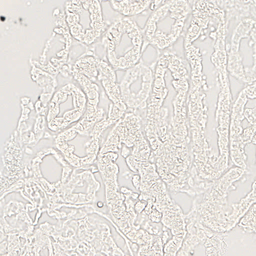
#> input picture experiments_data/knn_training/input/ID12[x=4480,y=34944,w=1024,h=1024].tif, 256 x 256 px, shrunk from 1024 x 1024 before the run; its folder holds only this picture in this run
$ jupyter execute --allow-errors KNN_MULTI.ipynb   (older library calls are emulated)
#> lines starting #> are read from the running program, lines starting #| are printed output that depends on the picture
#> in train_multiclass_knn, image is the input picture: shape (256, 256, 3); mean B, G, R 220.1, 224.8, 228.9
[cell 1]
import os
import cv2
import numpy as np
import matplotlib.pyplot as plt
from sklearn.neighbors import KNeighborsClassifier
from tqdm import tqdm
from sklearn.metrics import confusion_matrix
from scipy.optimize import linear_sum_assignment
from sklearn.decomposition import PCA
from scipy.ndimage import distance_transform_edt
from skimage.feature import graycomatrix, graycoprops, local_binary_pattern

# [158 lines left out: functions compute_energy, genericSegEvaluation, iou_dice, get_stats, convert_segmented_to_labels, calculate_multiclass_metrics_per_class, not called in this run]

def apply_gabor_filter(gray_image):
    """
    Apply multiple Gabor filters to a grayscale image for texture analysis.

    Args:
        gray_image (np.array): Grayscale image, shape (height, width).

    Returns:
        filtered_images (np.array): Array of filtered images, shape (num_filters, height, width).
    """
    kernels = []
    sigmas = [2.0, 4.0, 8.0]
    lambdas = [5.0, 10.0, 15.0]
    angles = np.arange(0, np.pi, np.pi / 8)

    for sigma in sigmas:
        for lambd in lambdas:
            for theta in angles:
                kernel = cv2.getGaborKernel((21, 21), sigma, theta, lambd, 0.5, 0, ktype=cv2.CV_32F)
                filtered = cv2.filter2D(gray_image, cv2.CV_8UC3, kernel)
                kernels.append(filtered)

    return np.array(kernels)

def extract_lbp_features(gray_image):
    """
    Extract Local Binary Pattern (LBP) histogram from a grayscale image.

    Args:
        gray_image (np.array): Grayscale image, shape (height, width).

    Returns:
        lbp_hist (np.array): LBP histogram, shape (10,).
    """
    P = 20
    R = 2
    lbp = local_binary_pattern(gray_image, P=P, R=R, method="uniform")
    lbp_hist, _ = np.histogram(lbp.ravel(), bins=np.arange(0, 11), density=True)
    return lbp_hist

def extract_glcm_features(gray_image):
    """
    Extract GLCM-based texture features from a grayscale image.

    Args:
        gray_image (np.array): Grayscale image, shape (height, width).

    Returns:
        contrast (float): Mean contrast across GLCMs.
        homogeneity (float): Mean homogeneity across GLCMs.
        energy (float): Mean energy across GLCMs.
        correlation (float): Mean correlation across GLCMs.
    """
    distances = [1, 3, 5]
    angles = [0, np.pi/4, np.pi/2, 3*np.pi/4]
    glcm = graycomatrix(gray_image, distances=distances, angles=angles, levels=256, symmetric=True, normed=True)

    contrast = np.mean(graycoprops(glcm, 'contrast'))
    homogeneity = np.mean(graycoprops(glcm, 'homogeneity'))
    energy = np.mean(graycoprops(glcm, 'energy'))
    correlation = np.mean(graycoprops(glcm, 'correlation'))

    return contrast, homogeneity, energy, correlation

def extract_features(image):
    """
    Extract a set of features from an RGB image for classification.

    Args:
        image (np.array): Input RGB image, shape (height, width, 3).

    Returns:
        features (np.array): Feature matrix, shape (height * width, 13).
    """
    height, width, channels = image.shape
#> height = 256; width = 256; channels = 3
    features = np.zeros((height, width, 13))

    # Normalize RGB channels
    image_norm = image.astype(np.float32) / 255.0
    features[:, :, :3] = image_norm

    # Compute local mean
    mean_local = cv2.blur(image_norm, (11, 11))
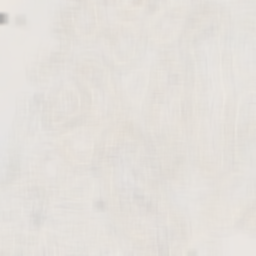
#> mean_local: shape (256, 256, 3) float32; mean B, G, R 0.863, 0.882, 0.898
    features[:, :, 3] = cv2.cvtColor(mean_local, cv2.COLOR_BGR2GRAY)

    # Detect edges
    gray_image = cv2.cvtColor(image, cv2.COLOR_BGR2GRAY)
    edges = cv2.Canny(gray_image, 100, 200)
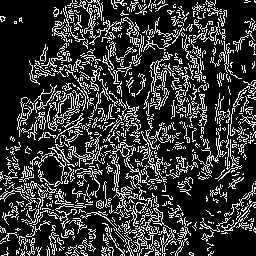
#> edges: shape (256, 256); 21% white in thin lines or dots
    features[:, :, 4] = edges / 255.0

    # Compute distance transform from edges
    dist_transform = distance_transform_edt(1 - (edges / 255.0))
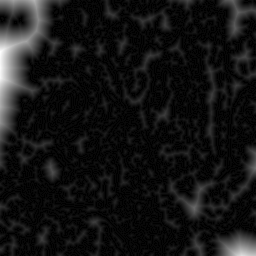
#> dist_transform: shape (256, 256) float64; min 0, max 30.08, mean 2.4; drawn with min black and max white
    features[:, :, 5] = dist_transform / np.max(dist_transform) if np.max(dist_transform) > 0 else dist_transform

    # Extract GLCM features
    contrast, homogeneity, energy, correlation = extract_glcm_features(gray_image)
#> in extract_glcm_features, `contrast = np.mean(graycoprops(glcm, 'contrast'))`: contrast = 424.4
#> in extract_glcm_features, `homogeneity = np.mean(graycoprops(glcm, 'homogeneity'))`: homogeneity = 0.121
#> in extract_glcm_features, `energy = np.mean(graycoprops(glcm, 'energy'))`: energy = 0.0357
#> in extract_glcm_features, `correlation = np.mean(graycoprops(glcm, 'correlation'))`: correlation = 0.107
#> contrast = 424.4; homogeneity = 0.121; energy = 0.0357; correlation = 0.107
    features[:, :, 6] = contrast
    features[:, :, 7] = homogeneity
    features[:, :, 8] = energy
    features[:, :, 9] = correlation

    # Extract LBP histogram
    lbp_hist = extract_lbp_features(gray_image)
#> in extract_lbp_features, `lbp = local_binary_pattern(gray_image, P=P, R=R, method="uniform")`:
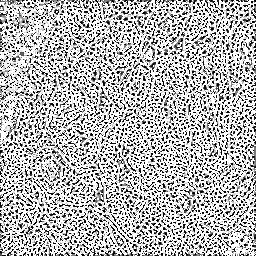
#> lbp: shape (256, 256) float64; min 0, max 21, mean 14.8; drawn with min black and max white
#> in extract_lbp_features, `lbp_hist, _ = np.histogram(lbp.ravel(), bins=np.arange(0, 11), density..`: lbp_hist = [0.398, 0.17, 0.117, 0.0705, 0.047, 0.0309, 0.0297, 0.0299, 0.0302, 0.0771]
    features[:, :, 10] = lbp_hist[0]
    features[:, :, 11] = lbp_hist[1]

    # Apply Gabor filter (use first filter)
    gabor_features = apply_gabor_filter(gray_image)
#> after the loop in apply_gabor_filter, `for sigma in sigmas:`: kernels = 72 items
    features[:, :, 12] = gabor_features[0]

    return features.reshape((-1, 13))

[cell 2]
# Directory paths for KNN data
input_path = "../../experiments_data/knn_training/input"
target_path = "../../experiments_data/knn_training/target"

def train_multiclass_knn():
    """
    Train a multiclass KNN classifier for image segmentation.
    Extracts features and dynamically creates a color palette from ground truth masks.

    Args:
        None.

    Returns:
        knn (KNeighborsClassifier): Trained KNN model.
        color_palette (dict): Mapping of class indices to RGB colors (BGR tuples).
    """
    # Initialize lists for training data and color palette
    train_features = []
    train_labels = []
    color_palette = []

    # Process training images
    for filename in os.listdir(input_path):
        if filename.endswith(".tif"):
            # Construct file paths
            img_path = os.path.join(input_path, filename)
            label_path = os.path.join(target_path, filename.replace(".tif", ".png"))

            # Load image and ground truth mask
            image = cv2.imread(img_path)
            label = cv2.imread(label_path)

            if image is None or label is None:
                print(f"Error loading {filename}")
                continue

            # Extract features
            features = extract_features(image)

            # Convert RGB mask to class indices
            height, width, _ = label.shape
#> height = 256; width = 256
            label_flat = label.reshape(-1, 3)
            unique_colors, unique_labels = np.unique(label_flat, axis=0, return_inverse=True)
            unique_colors = [tuple(color) for color in unique_colors]
#> unique_colors = 18431 items, first 6: (23, 24, 26), (31, 31, 29), (32, 31, 33), (40, 38, 35), (41, 39, 42), (55, 56, 64)

            # Update color palette with new colors
            for color in unique_colors:
                if color not in color_palette:
                    color_palette.append(color)
#> this loop made 18431 passes
#> after the loop, color_palette has the same summary as unique_colors

            train_features.append(features)
            train_labels.append(unique_labels)

    # Convert lists to numpy arrays
    train_features = np.vstack(train_features)
    train_labels = np.concatenate(train_labels)

    # Train KNN classifier
    knn = KNeighborsClassifier(n_neighbors=20, weights='distance')
    knn.fit(train_features, train_labels)

    # Create color palette dictionary
    color_palette = {i: color for i, color in enumerate(color_palette)}
#> color_palette = 18431 items

    print("Multiclass KNN training completed!")
    return knn, color_palette

knn, color_palette = train_multiclass_knn()
#> color_palette = 18431 items
color_palette

[cell 3]
# Directory paths for test data
test_input_path = "../../experiments_data/test_input"
test_target_path = "../../experiments_data/test_target"
output_path = "test_results_knn_multi"

# Create output directory if it doesn't exist
if not os.path.exists(output_path):
    os.makedirs(output_path)

def test_multiclass_knn():
    """
    Test a multiclass KNN classifier on images and generate segmented images and comparisons.
    Saves segmented images and visualizations of original, segmented, and target images.

    Args:
        None

    Returns:
        None
    """
    # Process test images
    for filename in os.listdir(test_input_path):
        if filename.endswith(".tif"):
            # Construct file paths
            test_image_path = os.path.join(test_input_path, filename)
            test_labels_path = os.path.join(test_target_path, filename.replace(".tif", ".png"))
            output_image_path = os.path.join(output_path, f"resultado_knn_{filename.replace('.tif', '.png')}")
            comparison_path = os.path.join(output_path, f"comparacao_{filename.replace('.tif', '.png')}")

            # Load test image and ground truth mask
            test_image = cv2.imread(test_image_path)
            test_labels_rgb = cv2.imread(test_labels_path)

            if test_image is None or test_labels_rgb is None:
                print(f"Error loading {filename} or its corresponding mask!")
                continue

            # Extract features and predict labels
            test_features = extract_features(test_image)
            predicted_labels = knn.predict(test_features)
            predicted_labels = predicted_labels.reshape(test_image.shape[:2])

            # Create segmented image using color palette
            segmented_image = np.zeros((*predicted_labels.shape, 3), dtype=np.uint8)
            for label_idx, color in color_palette.items():
                segmented_image[predicted_labels == label_idx] = color

            # Save segmented image
            cv2.imwrite(output_image_path, segmented_image)
            print(f"Result saved at: {output_image_path}")

            # Generate and save comparison visualization
            plt.figure(figsize=(18, 6))
            plt.subplot(1, 3, 1)
            plt.imshow(cv2.cvtColor(test_image, cv2.COLOR_BGR2RGB))
            plt.title("Original Image")
            plt.axis("off")

            plt.subplot(1, 3, 2)
            plt.imshow(cv2.cvtColor(segmented_image, cv2.COLOR_BGR2RGB))
            plt.title("Segmentation (KNN)")
            plt.axis("off")

            plt.subplot(1, 3, 3)
            plt.imshow(cv2.cvtColor(test_labels_rgb, cv2.COLOR_BGR2RGB))
            plt.title("Target Image")
            plt.axis("off")

            plt.savefig(comparison_path)
            plt.close()  # Close figure to prevent display
            print(f"Comparison saved at: {comparison_path}")

    print("Testing completed!")

#> (the rest of this cell did not finish here and is left out)

[cell 4]
# Directory paths
test_target_path = "../../experiments_data/test_target"
output_path = "test_results_knn_multi"
metrics_file = os.path.join(output_path, "metrics.txt")

def evaluate_multiclass_knn_segmentation():
    """
    Evaluate multiclass KNN segmentation results and compute metrics.
    Saves IoU, Dice, Precision, Recall, Accuracy, and error metrics to a file.

    Args:
        None

    Returns:
        None
    """
    # Initialize lists to store metrics for each class
    num_classes = len(color_palette)
#> num_classes = 18431
    iou_all_images = [[] for _ in range(num_classes)]
    dice_all_images = [[] for _ in range(num_classes)]
    precision_all_images = [[] for _ in range(num_classes)]
    recall_all_images = [[] for _ in range(num_classes)]
    accuracy_per_class_all_images = [[] for _ in range(num_classes)]
    global_accuracy_all_images = []
    generic_seg_errors = []

    # Process saved segmentation results
    for filename in os.listdir(output_path):
        if filename.startswith("resultado_knn_") and filename.endswith(".png"):
            # Construct file paths
            original_filename = filename.replace("resultado_knn_", "").replace(".png", ".tif")
            test_labels_path = os.path.join(test_target_path, original_filename.replace(".tif", ".png"))
            segmented_image_path = os.path.join(output_path, filename)

            # Load ground truth and segmented images
            test_labels_rgb = cv2.imread(test_labels_path)
            segmented_image = cv2.imread(segmented_image_path)

            if test_labels_rgb is None or segmented_image is None:
                print(f"Error loading {original_filename} or its segmented result!")
                continue

            # Convert images to class labels
            test_labels = convert_segmented_to_labels(test_labels_rgb, color_palette)
            predicted_labels = convert_segmented_to_labels(segmented_image, color_palette)

            # Compute per-class metrics
            iou_per_class, dice_per_class, global_accuracy, precision_per_class, recall_per_class, accuracy_per_class = calculate_multiclass_metrics_per_class(test_labels, predicted_labels, num_classes)

            # Compute segmentation error
            error = genericSegEvaluation(test_labels, predicted_labels)

            # Store metrics
            for cls in range(num_classes):
                iou_all_images[cls].append(iou_per_class[cls])
                dice_all_images[cls].append(dice_per_class[cls])
                precision_all_images[cls].append(precision_per_class[cls])
                recall_all_images[cls].append(recall_per_class[cls])
                accuracy_per_class_all_images[cls].append(accuracy_per_class[cls])
            global_accuracy_all_images.append(global_accuracy)
            generic_seg_errors.append(error)

    # Calculate average metrics across images
    mean_iou_per_class = [np.mean(iou_all_images[cls]) for cls in range(num_classes)]
    mean_dice_per_class = [np.mean(dice_all_images[cls]) for cls in range(num_classes)]
    mean_precision_per_class = [np.mean(precision_all_images[cls]) for cls in range(num_classes)]
    mean_recall_per_class = [np.mean(recall_all_images[cls]) for cls in range(num_classes)]
    mean_accuracy_per_class = [np.mean(accuracy_per_class_all_images[cls]) for cls in range(num_classes)]
    mean_global_accuracy = np.mean(global_accuracy_all_images)
    mean_generic_seg_error = np.mean(generic_seg_errors)

    # Write metrics to file
    class_names = ["Orange", "Green", "Light Yellow (Empty Space)", "Blue", "Magenta"]
    with open(metrics_file, 'w') as f:
        f.write("Metric Results (KNN Multiclass)\n")
        f.write("==================================\n")

        for cls in range(num_classes):
            f.write(f"Class: {class_names[cls]}\n")
            f.write(f"Mean IoU: {mean_iou_per_class[cls]:.4f}\n")
            f.write(f"Mean Dice: {mean_dice_per_class[cls]:.4f}\n")
            f.write(f"Mean Precision: {mean_precision_per_class[cls]:.4f}\n")
            f.write(f"Mean Recall: {mean_recall_per_class[cls]:.4f}\n")
            f.write(f"Mean Accuracy: {mean_accuracy_per_class[cls]:.4f}\n")
            f.write("----------------------------------\n")

        f.write(f"Global Accuracy (average across images): {mean_global_accuracy:.4f}\n")
        f.write(f"Mean genericSegEvaluation Error: {mean_generic_seg_error:.4f}\n")

    print(f"Multiclass metrics saved at: {metrics_file}")

#> (the rest of this cell did not finish here and is left out)

$ run again, on experiments_data/knn_training/input/ID13[x=20608,y=4480,w=1024,h=1024].tif
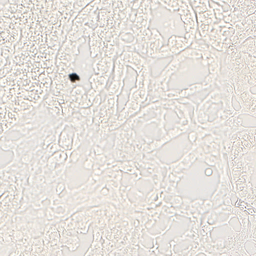
#> input picture experiments_data/knn_training/input/ID13[x=20608,y=4480,w=1024,h=1024].tif, 256 x 256 px, shrunk from 1024 x 1024 before the run
#> in train_multiclass_knn, image is the input picture: shape (256, 256, 3); mean B, G, R 220.5, 225.5, 229.9
#> in extract_features, `edges = cv2.Canny(gray_image, 100, 200)`:
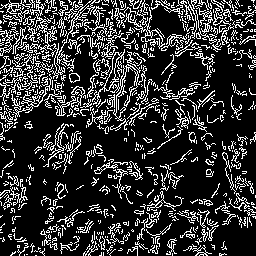
#> edges: shape (256, 256); 20.1% white in thin lines or dots
#> in extract_glcm_features, `contrast = np.mean(graycoprops(glcm, 'contrast'))`: contrast = 414.8
#> in extract_glcm_features, `homogeneity = np.mean(graycoprops(glcm, 'homogeneity'))`: homogeneity = 0.0989
#> in extract_glcm_features, `energy = np.mean(graycoprops(glcm, 'energy'))`: energy = 0.0259
#> in extract_glcm_features, `correlation = np.mean(graycoprops(glcm, 'correlation'))`: correlation = 0.189
#> in extract_features, `contrast, homogeneity, energy, correlation = extract_glcm_features(gra..`: contrast = 414.8; homogeneity = 0.0989; energy = 0.0259; correlation = 0.189
#> in extract_lbp_features, `lbp = local_binary_pattern(gray_image, P=P, R=R, method="uniform")`:
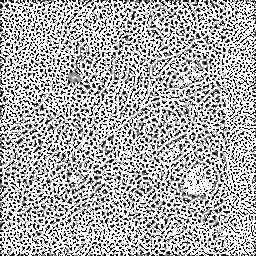
#> lbp: shape (256, 256) float64; min 0, max 21, mean 14.4; drawn with min black and max white
#> in extract_lbp_features, `lbp_hist, _ = np.histogram(lbp.ravel(), bins=np.arange(0, 11), density..`: lbp_hist = [0.356, 0.15, 0.114, 0.0832, 0.056, 0.0397, 0.0331, 0.0355, 0.035, 0.0977]
#> after the loop in apply_gabor_filter, `for sigma in sigmas:`: kernels = 72 items
#> unique_colors = 22523 items
#> the loop in train_multiclass_knn, `for color in unique_colors:` made 22523 passes
#> color on passes 1 to 3: (10, 9, 9), (10, 10, 9), (11, 11, 12)
#> num_classes = 22523

$ run again, on experiments_data/knn_training/input/ID13[x=21504,y=4480,w=1024,h=1024].tif
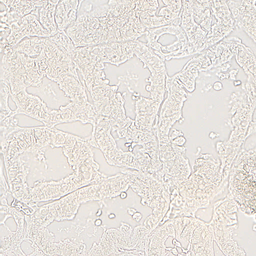
#> input picture experiments_data/knn_training/input/ID13[x=21504,y=4480,w=1024,h=1024].tif, 256 x 256 px, shrunk from 1024 x 1024 before the run
#> in train_multiclass_knn, image is the input picture: shape (256, 256, 3); mean B, G, R 220, 225, 230
#> in extract_features, `edges = cv2.Canny(gray_image, 100, 200)`:
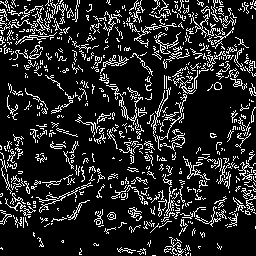
#> edges: shape (256, 256); 14.9% white in thin lines or dots
#> in extract_glcm_features, `contrast = np.mean(graycoprops(glcm, 'contrast'))`: contrast = 353.8
#> in extract_glcm_features, `homogeneity = np.mean(graycoprops(glcm, 'homogeneity'))`: homogeneity = 0.113
#> in extract_glcm_features, `energy = np.mean(graycoprops(glcm, 'energy'))`: energy = 0.0306
#> in extract_glcm_features, `correlation = np.mean(graycoprops(glcm, 'correlation'))`: correlation = 0.0818
#> in extract_features, `contrast, homogeneity, energy, correlation = extract_glcm_features(gra..`: contrast = 353.8; homogeneity = 0.113; energy = 0.0306; correlation = 0.0818
#> in extract_lbp_features, `lbp = local_binary_pattern(gray_image, P=P, R=R, method="uniform")`:
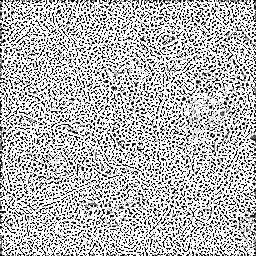
#> lbp: shape (256, 256) float64; min 0, max 21, mean 15.1; drawn with min black and max white
#> in extract_lbp_features, `lbp_hist, _ = np.histogram(lbp.ravel(), bins=np.arange(0, 11), density..`: lbp_hist = [0.478, 0.208, 0.117, 0.0596, 0.0337, 0.0191, 0.0174, 0.0161, 0.0162, 0.0343]
#> after the loop in apply_gabor_filter, `for sigma in sigmas:`: kernels = 72 items
#> unique_colors = 23508 items
#> the loop in train_multiclass_knn, `for color in unique_colors:` made 23508 passes
#> color on passes 1 to 3: (127, 130, 166), (134, 134, 148), (135, 132, 146)
#> num_classes = 23508

$ run again, on experiments_data/knn_training/input/ID2[x=23296,y=8064,w=1024,h=1024].tif
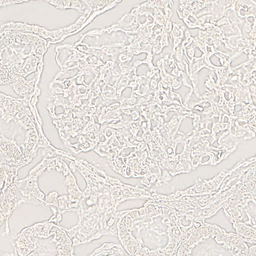
#> input picture experiments_data/knn_training/input/ID2[x=23296,y=8064,w=1024,h=1024].tif, 256 x 256 px, shrunk from 1024 x 1024 before the run
#> in train_multiclass_knn, image is the input picture: shape (256, 256, 3); mean B, G, R 220.2, 224.7, 229.3
#> in extract_features, `edges = cv2.Canny(gray_image, 100, 200)`:
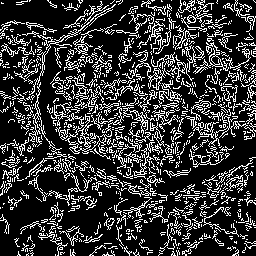
#> edges: shape (256, 256); 21.6% white in thin lines or dots
#> in extract_glcm_features, `contrast = np.mean(graycoprops(glcm, 'contrast'))`: contrast = 435.8
#> in extract_glcm_features, `homogeneity = np.mean(graycoprops(glcm, 'homogeneity'))`: homogeneity = 0.103
#> in extract_glcm_features, `energy = np.mean(graycoprops(glcm, 'energy'))`: energy = 0.0288
#> in extract_glcm_features, `correlation = np.mean(graycoprops(glcm, 'correlation'))`: correlation = 0.0705
#> in extract_features, `contrast, homogeneity, energy, correlation = extract_glcm_features(gra..`: contrast = 435.8; homogeneity = 0.103; energy = 0.0288; correlation = 0.0705
#> in extract_lbp_features, `lbp = local_binary_pattern(gray_image, P=P, R=R, method="uniform")`:
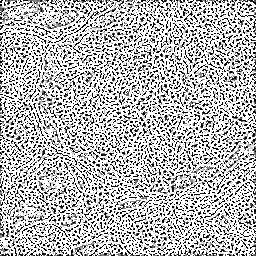
#> lbp: shape (256, 256) float64; min 0, max 21, mean 14.9; drawn with min black and max white
#> in extract_lbp_features, `lbp_hist, _ = np.histogram(lbp.ravel(), bins=np.arange(0, 11), density..`: lbp_hist = [0.436, 0.195, 0.118, 0.0636, 0.038, 0.0245, 0.0232, 0.0225, 0.0223, 0.057]
#> after the loop in apply_gabor_filter, `for sigma in sigmas:`: kernels = 72 items
#> unique_colors = 19934 items, first 6: (133, 129, 145), (137, 128, 145), (138, 134, 150), (140, 137, 145), (141, 131, 142), (144, 133, 142)
#> the loop in train_multiclass_knn, `for color in unique_colors:` made 19934 passes
#> after the loop in train_multiclass_knn, `for color in unique_colors:`: color_palette has the same summary as unique_colors
#> in train_multiclass_knn, `color_palette = {i: color for i, color in enumerate(color_palette)}`: color_palette = 19934 items
#> num_classes = 19934
